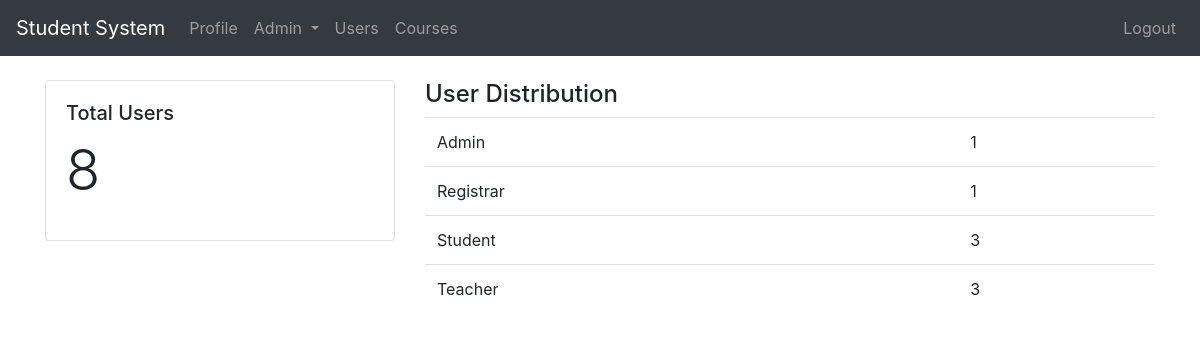
The page /admin-stats (signed in) on the database its author committed.
### app.py (models this page shows)
class User(db.Model):
    __tablename__ = 'users'
    id = db.Column(db.Integer, primary_key=True)
    username = db.Column(db.String(80), unique=True, nullable=False)
    email         = db.Column(db.String(120),unique=True, nullable=False)
    password_hash = db.Column(db.String(128),nullable=False)
    role          = db.Column(db.String(20), nullable=False)
    is_active     = db.Column(db.Boolean,    default=False)
    department    = db.Column(db.String(100), nullable=True)
    section       = db.Column(db.String(50),  nullable=True)

### app.py (the view)
@app.route('/admin-stats')
@roles_required('admin')
def admin_stats():
    total_users = User.query.count()
    role_counts = dict(db.session.query(User.role, db.func.count(User.id)).group_by(User.role).all())
    risk_data   = {'at_risk': 34, 'not_at_risk': 66}
    return render_template('admin_stats.html', total_users=total_users, role_counts=role_counts, risk_data=risk_data)

### app.py (called while the page is built)
def roles_required(*required_roles):
    def decorator(f):
        @wraps(f)
        def wrapped(*args, **kwargs):
            if session.get('role') not in required_roles:
                flash('Access denied. Insufficient privileges', 'danger')
                return redirect(url_for('login'))
            return f(*args, **kwargs)
        return wrapped
    return decorator

### templates/admin_stats.html (shortened to what this page needs)
{% extends "base.html" %}
{% block content %}
<div class="row">
    <div class="col-md-4">
        <div class="card">
            <div class="card-body">
                <h5 class="card-title">Total Users</h5>
                <p class="display-4">{{ total_users }}</p>
            </div>
        </div>
    </div>
    <div class="col-md-8">
        <h4>User Distribution</h4>
        <table class="table">
            {% for role, count in role_counts.items() %}
            <tr>
                <td>{{ role|capitalize }}</td>
                <td>{{ count }}</td>
            </tr>
            {% endfor %}
        </table>
    </div>
</div>
{% endblock %}

### rows shown on the page
User: role "Admin", count "1"
User: role "Registrar", is_active "1"
User: role "Teacher", id "3"

### other values the page prints
{{ total_users }} "8"
{{ role|capitalize }} "Student"
{{ count }} "3"
